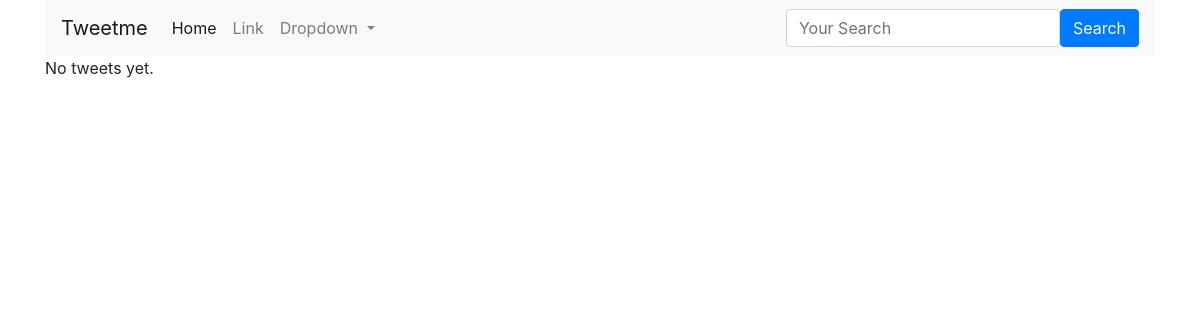
Page /tweet on the earlier database version.
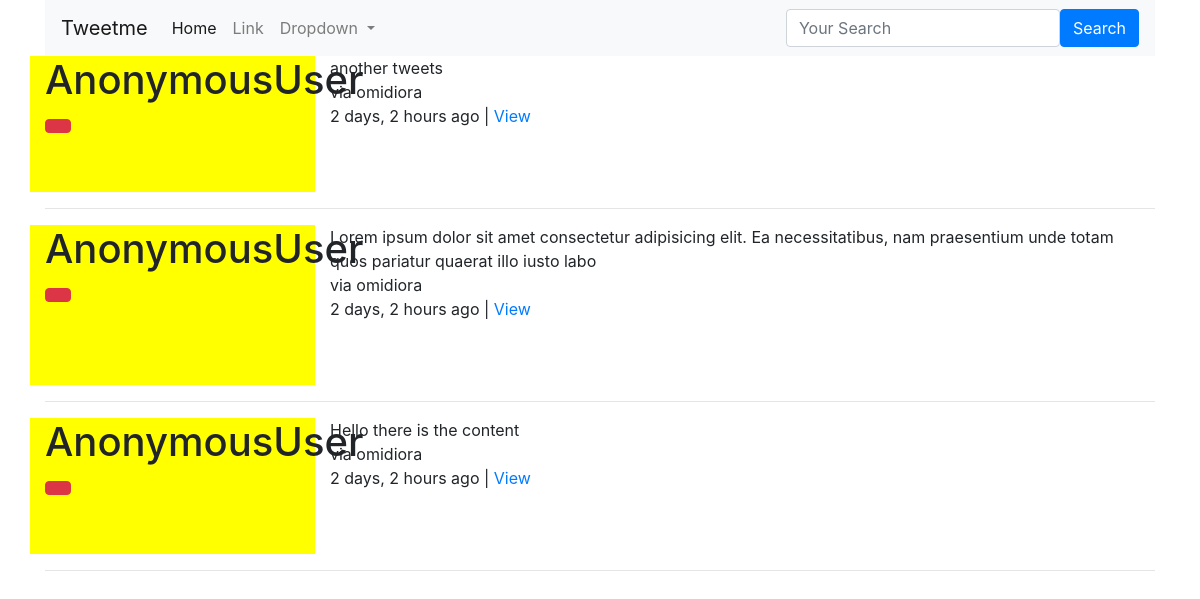
Same page on the later database version.
### tweetme/models.py (models this page shows, shortened)
class Tweet(models.Model):
    user=models.ForeignKey(settings.AUTH_USER_MODEL,on_delete=models.CASCADE)
    content=models.CharField(max_length=140,validators=[validate_content])
    update=models.DateTimeField(auto_now_add=True)
    timestamp=models.DateTimeField(auto_now_add=True)
    def get_absolute_url(self):
        return reverse('tweets:detail', kwargs={'pk': self.pk})

### tweetme/views.py (the view)
# urls.py: path('tweet',views.TweetListView.as_view(),name='list'),
class TweetListView(ListView):
    def get_queryset(self):
       qs=Tweet.objects.all()
       print(self.request.GET)
       query=self.request.GET.get('q',None)
       if query is not None:
           qs=qs.filter(Q(content__icontains=query )| Q(user__username__icontains=query) )
       return qs
    def get_context_data(self,*args,**kwargs):
        context=super(TweetListView,self).get_context_data(*args,**kwargs)
        context['create_form']=TweetModelForm()
        context['create_url']=reverse_lazy('tweets:create')
        return context

### tweetme/forms.py
class TweetModelForm(forms.ModelForm):
    content=forms.CharField(label='',widget=forms.Textarea(attrs={'placeholder':"YOUR MESSAGE",'class':"form-control"}))
    class Meta:
        model=Tweet
        fields=[
            "content"
        ]

### tweetme/templates/tweetme/tweet_list.html (shortened to what this page needs)
{% extends 'base.html' %}
{% block content %}
{% for object in object_list %}
<div class="row">
    <div class="col-sm-3 col-xs-12" style="background-color: yellow;">
      <h1>{{request.user}}</h1>
      {% include 'tweetme/form.html' with form=form action_url=create_url btn_title='Tweet' %}
    </div>
  <div class="col-sm-9">
{{object.content}}<br> via {{object.user}}<br>{{object.timestamp|timesince}} ago | <a href="{{object.get_absolute_url}}">View</a> </p><br><br>
  </div>
</div>
  <hr>
{% empty %}
{% if request.GET.q %}
<p>No tweet yet.</p>
{% else %}
<p>No tweets yet.</p>
{% endif %}
{% endfor %}
{% endblock content %}

### tweetme/templates/tweetme/form.html (shortened to what this page needs)
{% load cripsy_forms_tags %}
<form action="{% if action_url  %}{{action_url}}{% endif %}" method="POST">
<button type="submit" value="{{btn_title}}" class="btn btn-danger">
</form>

Differences in the rows shown:
added Tweet: user "AnonymousUser", content "another tweets", user "omidiora", timestamp "2 days, 2 hours"
added Tweet: user "AnonymousUser", content "Lorem ipsum dolor sit amet consectetur adipisicing elit. Ea necessitatibus, nam praesentium unde totam quos pariatur quaerat illo iusto labo", user "omidiora", timestamp "2 days, 2 hours"
added Tweet: user "AnonymousUser", content "Hello there is the content", user "omidiora", timestamp "2 days, 2 hours"
Other differences:
text no longer shown: "No tweets yet."
